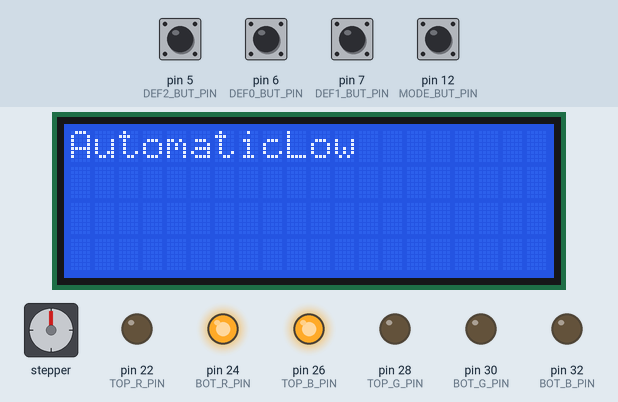
This sketch was run on a simulated Arduino Mega 2560, built with avr-gcc and run on an emulated ATmega2560. On the bench: 20×4 character LCD, stepper motor, output pins drawn as LEDs (lit = HIGH). Inputs (shaded band) come from the test bench; at power-on: pin 5 (DEF2_BUT_PIN), pin 6 (DEF0_BUT_PIN), pin 7 (DEF1_BUT_PIN), pin 12 (MODE_BUT_PIN) LOW. Stepper angles assume 2048 steps per turn.

Above: at 4.1 s.
4.2 s: pin 5 (DEF2_BUT_PIN) pulled HIGH for 0.2 s
At 6.4 s:
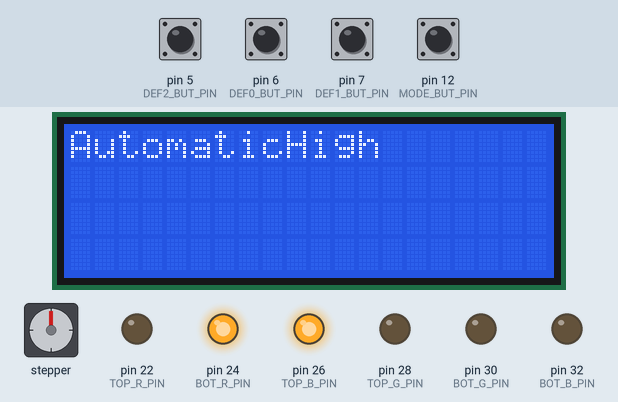
6.7 s: pin 12 (MODE_BUT_PIN) pulled HIGH for 0.2 s
At 8.5 s:
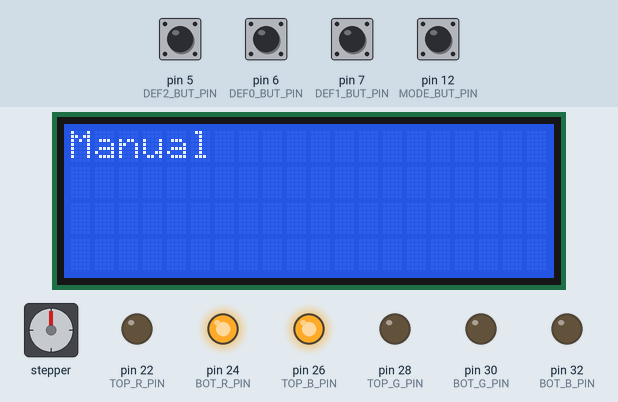
9.9 s: pin 7 (DEF1_BUT_PIN) pulled HIGH for 0.2 s
At 12.9 s:
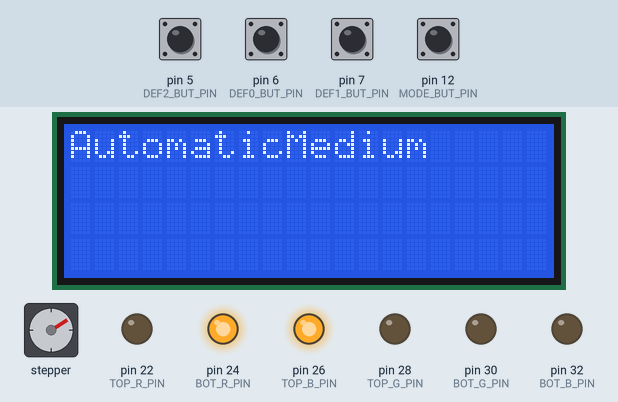
13.1 s: pin 5 (DEF2_BUT_PIN) pulled HIGH for 1 s
At 15.5 s:
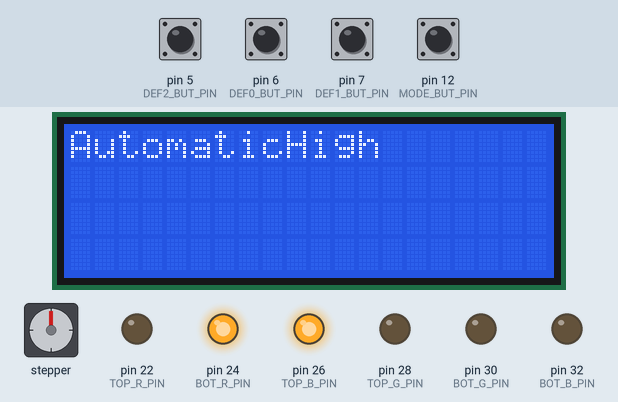
16.2 s: pin 6 (DEF0_BUT_PIN) pulled HIGH for 0.2 s
At 17.6 s:
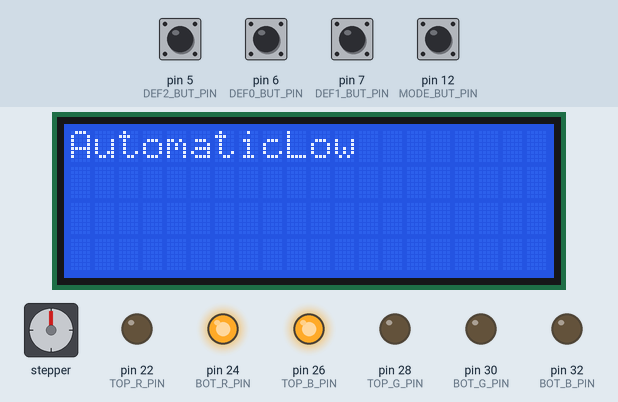
18.7 s: pin 12 (MODE_BUT_PIN) pulled HIGH for 1 s
At 23.4 s:
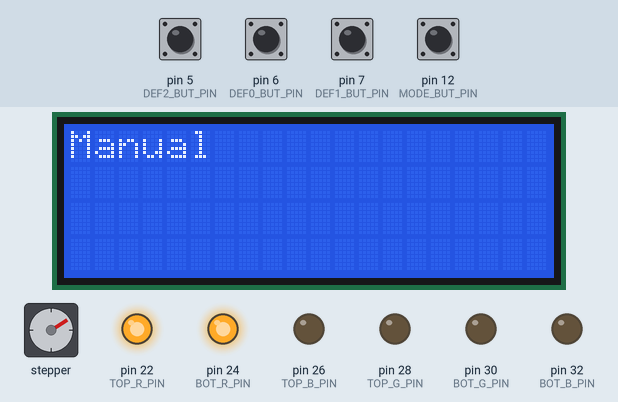
Timing chart, 0 to 23.7 s (numbered marks = the images above; inputs shaded):
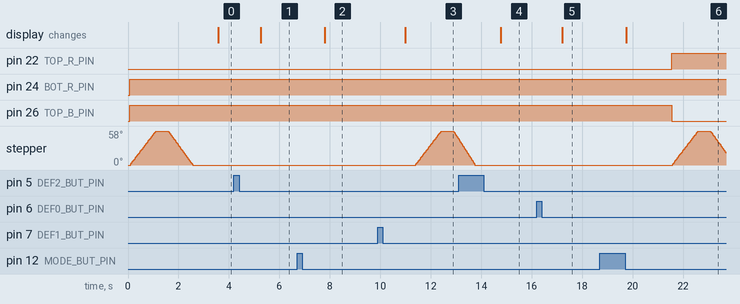

Measured:
- after the input at 4.2 s, the display: changes after 1.1 s (image 1)
- after the input at 6.7 s, stepper: stops changing and stays 0°; the display: changes after 1.1 s (image 2)
- after the input at 9.9 s, pin 22 (TOP_R_PIN): stays LOW (without the input it goes to HIGH after 0.46 s); pin 26 (TOP_B_PIN): stays HIGH (without the input it goes to LOW after 0.46 s); the display: changes after 1.1 s (image 3)
- after the input at 13.1 s, the display: changes after 1.7 s (image 4)
- after the input at 16.2 s, the display: changes after 1.0 s (image 5)
- after the input at 18.7 s, pin 22 (TOP_R_PIN): LOW → HIGH after 2.8 s; pin 26 (TOP_B_PIN): HIGH → LOW after 2.8 s; the display: changes after 1.0 s (image 6)
- by itself, stepper: turns 58° clockwise in 0.99 s, then 58° counter-clockwise in 0.98 s

The sketch:

main.ino
```cpp
/*
 * Filename: main.ino
 * Author: Kyle Bannerman
 * Date Created: 02/19/2021
 * Date of Last Edit: 05/06/2021
 * File Purpose: main controller of arduino
 */


#include "_init.h"
#include "PressureSensors.h"
#include "Buttons.h"
#include "LEDs.h"
#include "LCDScreen.h"
#include "MotorControl.h"


// user defined constants
#define PRESSURE_MAX 100
#define PRESSURE_MIN 0


// RGB quantifiers for the LEDs
int top_RGB[3] = {0, 255, 0};
int bot_RGB[3] = {255, 0, 0};


// mode and default setting selected
int mode_sel = 1;
int def_sel = 0;
int mot_speed = 350;
float press_val = 66.0;
float flow_val = 5.72;

bool changed = true;


// switch the operating mode
void switch_mode()
{
  mode_sel = mode_sel ^ 1;

  // update LED indicator if switch occurs
  if (mode_sel == 0)
  {
    top_RGB[0] = 255;
    top_RGB[1] = 0;
    top_RGB[2] = 0;
  }
  else
  {
    top_RGB[0] = 0;
    top_RGB[1] = 255;
    top_RGB[2] = 0;
  }
}


// init main
void setup()
{

  Serial.begin(9600);

  // init bottom RGB LED pins
  pinMode(BOT_R_PIN, OUTPUT);
  pinMode(BOT_G_PIN, OUTPUT);
  pinMode(BOT_B_PIN, OUTPUT);

  // init top RGB LED pins
  pinMode(TOP_R_PIN, OUTPUT);
  pinMode(TOP_G_PIN, OUTPUT);
  pinMode(TOP_B_PIN, OUTPUT);

  // init default setting button pins
  pinMode(DEF0_BUT_PIN, INPUT);
  pinMode(DEF1_BUT_PIN, INPUT);
  pinMode(DEF2_BUT_PIN, INPUT);

  // init LCD screen
  init_screen();

  // set the max speed of the motor
  set_max();

}


// operation loop
void loop()
{
  // write to the LEDs
  write_RGB(TOP_R_PIN, TOP_G_PIN, TOP_B_PIN, top_RGB);
  write_RGB(BOT_R_PIN, BOT_G_PIN, BOT_B_PIN, bot_RGB);

  // move motor forwards
  run_mot_forward(mot_speed);

  delay(500);

  // move motor backwards
  run_mot_backward(mot_speed);

  for (int i = 0; i < 50; i++)
  {
    // check for default setting button pressure
    if (read_button(DEF0_BUT_PIN))
    {
      if (mode_sel == 0) switch_mode();
      def_sel = 0;
      mode_sel = 1;
      mot_speed = 350;
      changed = true;
    }
    else if (read_button(DEF1_BUT_PIN))
    {
      if (mode_sel == 0) switch_mode();
      def_sel = 1;
      mode_sel = 1;
      mot_speed = 400;
      changed = true;
    }
    else if (read_button(DEF2_BUT_PIN))
    {
      if (mode_sel == 0) switch_mode();
      def_sel = 2;
      mot_speed = 450;
      changed = true;
    }

    // check for mode switch
    if (read_button(MODE_BUT_PIN))
    {
      switch_mode();
      changed = true;
    }

      // write to LCD screen
    if (changed)
    {
      delay(1000);
      clear_screen();
      write_pressure_vals(press_val, flow_val, mode_sel, def_sel);
      changed = false;
    }

    delay(95);
  }
}
```

Buttons.cpp
```cpp
/*
 * Filename: Buttons.cpp
 * Author: Kyle Bannerman
 * Date Created: 02/22/2021
 * Date of Last Edit: 02/22/2021
 * File Purpose: interfacing with buttons
 */


 #include "Arduino.h"


// retrieve the state of the button from digital read
bool read_button(int pin)
{
  return (digitalRead(pin) == HIGH);
}
```

Buttons.h
```cpp
/*
 * Filename: Buttons.h
 * Author: Kyle Bannerman
 * Date Created: 02/22/2021
 * Date of Last Edit: 02/22/2021
 * File Purpose: interfacing with buttons
 */


// retrieve the state of the button from digital read
bool read_button(int pin);
```

LEDs.cpp
```cpp
/*
 * Filename: LEDs.cpp
 * Author: Kyle Bannerman
 * Date Created: 02/22/2021
 * Date of Last Edit: 05/06/2021
 * File Purpose: interfacing with RGB LEDs
 */


#include "Arduino.h"


// write the specified RGB color to the specified LED
void write_RGB(int red_pin, int green_pin, int blue_pin, int rgb[])
{
  analogWrite(red_pin, rgb[0]);
  analogWrite(blue_pin, rgb[1]);
  analogWrite(green_pin, rgb[2]);
}
```

LEDs.h
```cpp
/*
 * Filename: LEDs.h
 * Author: Kyle Bannerman
 * Date Created: 02/22/2021
 * Date of Last Edit: 05/06/2021
 * File Purpose: interfacing with RGB LEDs
 */


// write the specified RGB color to the specified LED
void write_RGB(int red_pin, int green_pin, int blue_pin, int rgb[]);
```

MotorControl.cpp
```cpp
/*
 * Filename: MotorControl.cpp
 * Author: Kyle Bannerman
 * Date Created: 05/06/2021
 * Date of Last Edit: 05/06/2021
 * File Purpose: nonblocking control of the motor
 */


#include <TimeLib.h>
#include <AccelStepper.h>


// user defined constants
#define PRESS_I_PIN 0

#define MAX_SPEED 500
#define OP_SPEED 450
#define EXTENSION_POS 330
#define ORIGIN_POS 0


// init stepper control
AccelStepper stepper(AccelStepper::FULL4WIRE, 8, 9, 10, 11);


// set the max speed for the motor
void set_max()
{
  stepper.setMaxSpeed(MAX_SPEED);
}


// run motor in the forwards direction
void run_mot_forward(int mot_speed)
{
  // forwards movement
  stepper.setSpeed(mot_speed);
  while (stepper.currentPosition() != EXTENSION_POS)
  {
    delay(3);
    stepper.runSpeed();
  }
}


// run the motor in the reverse direction
void run_mot_backward(int mot_speed)
{
  // backwards return
  stepper.setSpeed(-mot_speed);
  while (stepper.currentPosition() != ORIGIN_POS) stepper.runSpeed();
}
```

MotorControl.h
```cpp
/*
 * Filename: MotorControl.h
 * Author: Kyle Bannerman
 * Date Created: 05/06/2021
 * Date of Last Edit: 05/06/2021
 * File Purpose: nonblocking control of the motor
 */


// set the max speed for the motor
void set_max();


// run motor in the forwards direction
void run_mot_forward(int mot_speed);


// run the motor in the reverse direction
void run_mot_backward(int mot_speed);
```

PressureSensors.cpp
```cpp
/*
 * Filename: PressureSensors.cpp
 * Author: Kyle Bannerman
 * Date Created: 02/22/2021
 * Date of Last Edit: 04/09/2021
 * File Purpose: interfacing with pressure sensors
 */


 #include "Arduino.h"


// convert voltage to pressure value
float convert_pressure(int v)
{
  float offset = 2.6103;
  float slope = 0.0827;

  return v * slope - offset;
}


// retrieve voltage values of sensor, converting to pressure
float read_pressure(int pin)
{
  return convert_pressure(analogRead(pin));
}
```

PressureSensors.h
```cpp
/*
 * Filename: PressureSensors.h
 * Author: Kyle Bannerman
 * Date Created: 02/22/2021
 * Date of Last Edit: 02/22/2021
 * File Purpose: interfacing with pressure sensors
 */


// retrieve voltage values of sensor, converting to pressure
float read_pressure(int pin);


 // convert voltage to pressure value
float convert_pressure(int v);
```

_init.h
```cpp
/*
 * Filename: _init.h
 * Author: Kyle Bannerman
 * Date Created: 02/19/2021
 * Date of Last Edit: 05/06/2021
 * File Purpose: definition of constants
 */


// bottom RGB LED pins (digital)
#define BOT_R_PIN 24
#define BOT_G_PIN 30
#define BOT_B_PIN 32


// top RGB LED pins (digital)
#define TOP_R_PIN 22
#define TOP_G_PIN 28
#define TOP_B_PIN 26


// default setting button pins (digital)
#define DEF0_BUT_PIN 6
#define DEF1_BUT_PIN 7
#define DEF2_BUT_PIN 5


// mode switch button (digital)
#define MODE_BUT_PIN 12


// potentiometer pin (analog)
#define POT_PIN 1


// pressure sensor pins (analog)
#define PRESS_I_PIN 1
#define PRESS_O_PIN 2
```

LCDScreen.cpp
```cpp
/*
 * Filename: LCDScreen.cpp
 * Author: Kyle Bannerman
 * Date Created: 02/23/2021
 * Date of Last Edit: 05/06/2021
 * File Purpose: interfacing with LCD screen using I2C
 */


#include "Arduino.h"
#include <Wire.h>
#include <LiquidCrystal_I2C.h>


#define ADDRESS 0x27
#define COLS 20
#define ROWS 4


// define screen
LiquidCrystal_I2C lcd_screen = LiquidCrystal_I2C(ADDRESS, COLS, ROWS);


// init screen
void init_screen()
{
  Serial.begin(9600);

  lcd_screen.init();
  lcd_screen.backlight();
}


// write to screen through serial
void write_screen(int col, int row, String msg)
{
  if (col != -1 && row != -1) lcd_screen.setCursor(col, row);
  lcd_screen.print(msg);
}


// clear the screen
void clear_screen()
{
  lcd_screen.clear();
}


// write the pressure values to the LCD screen
void write_pressure_vals(float input_pressure, float input_flow,
                         int mode_sel, int def_sel)
{
  if (def_sel == 0)
  {
    write_screen(0, 0, "Pressure (kPa): 66.0");
    write_screen(0, 1, "Flow (m^3/s): 5.72");
  }
  else if (def_sel == 1)
  {
    write_screen(0, 0, "Pressure (kPa): 59.1");
    write_screen(0, 1, "Flow (m^3/s): 5.80");
  }
  else if (def_sel == 2)
  {
    write_screen(0, 0, "Press (kPa): 52.1");
    write_screen(0, 1, "Flow (m^3/s): 5.88");
  }
  write_screen(0, 2, "Mode: ");
  if (mode_sel == 0) write_screen(-1, -1, "Manual");
  else write_screen(-1, -1, "Automatic");
  write_screen(0, 3, "Default: ");
  if (mode_sel == 0)
  {
    write_screen(-1, -1, "N/A");
  }
  else
  {
    if (def_sel == 0) write_screen(-1, -1, "Low");
    else if (def_sel == 1) write_screen(-1, -1, "Medium");
    else write_screen(-1, -1, "High");
  }
}
```

LCDScreen.h
```cpp
/*
 * Filename: LCDScreen.h
 * Author: Kyle Bannerman
 * Date Created: 02/23/2021
 * Date of Last Edit: 05/07/2021
 * File Purpose: interfacing with LCD screen using I2C
 */


// init screen
void init_screen();

// write to screen through serial
void write_screen(int col, int row, char *msg);


// clear the screen
void clear_screen();


// write the pressure values to the LCD screen
void write_pressure_vals(float input_pressure, float input_flow,
                         int mode_sel, int def_sel);
```
